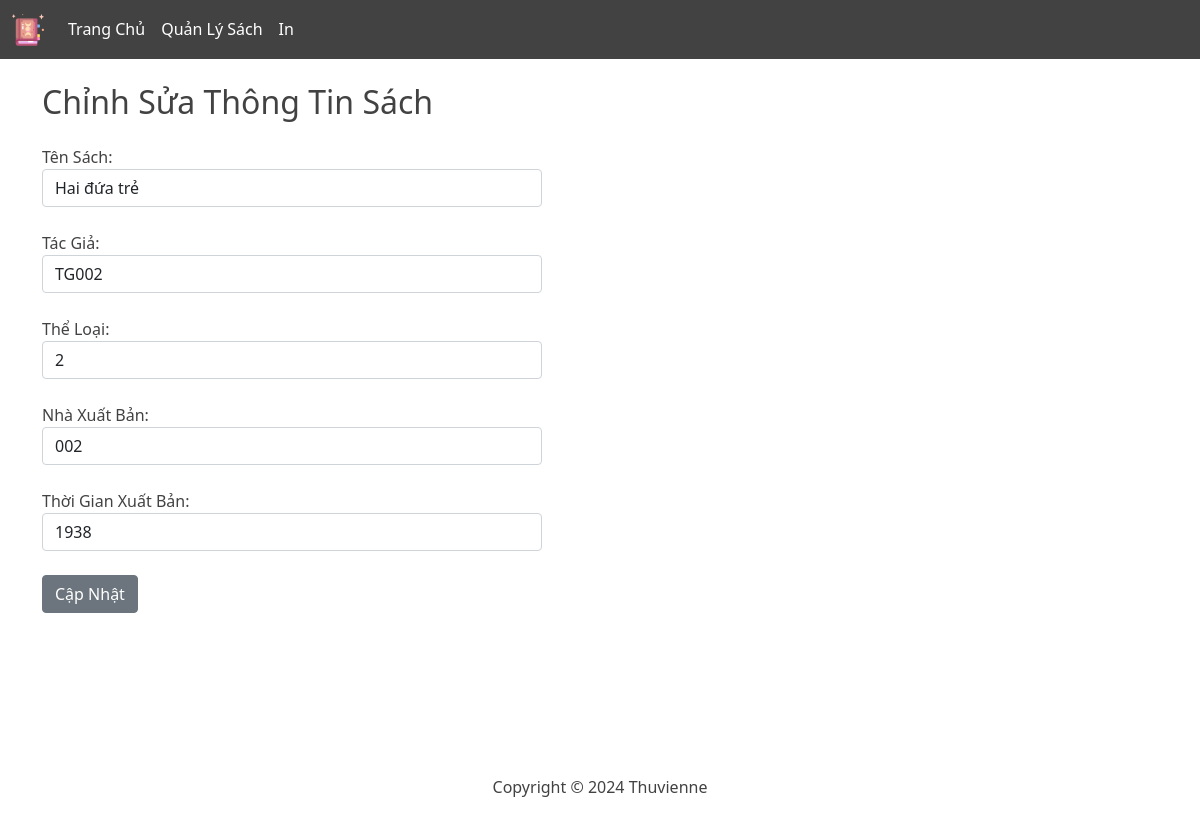
The page /pages/admin/edit.php?id=112 on the database its author committed.
### tables this page shows
CREATE TABLE `sach` (
  `MA_SACH` int(11) NOT NULL,
  `STT_THELOAI` int(11) NOT NULL,
  `MA_NXB` char(10) NOT NULL,
  `MA_TG` char(10) NOT NULL,
  `TEN_SACH` varchar(20) NOT NULL,
  `TGXB` year(4) NOT NULL
);

### public/pages/admin/edit.php (the view, shortened to what this page needs)
<?php
require __DIR__ . '/../../../src/db/db_connect.php';
$id = $_GET['id'] ?? null;
if ($_SERVER['REQUEST_METHOD'] == 'GET') {
    try {
        $query = "SELECT * FROM SACH WHERE MA_SACH = :id";
        $stmt = $pdo->prepare($query);
        $stmt->bindParam(':id', $id, PDO::PARAM_INT);
        $stmt->execute();
        $sach = $stmt->fetch(PDO::FETCH_ASSOC);
    } catch (PDOException $e) {
        echo "Lỗi khi truy vấn cơ sở dữ liệu: " . $e->getMessage();
        exit;
    }
}
?>
<!DOCTYPE html>
<html lang="en">
<head>
    <?php require __DIR__ . '/../../../src/partials/header.php'; ?>
</head>
<body>
<?php require __DIR__ . '/../../../src/partials/sub-header--admin.php' ?>
    <main class="container mt-4">
        <h2>Chỉnh Sửa Thông Tin Sách</h2>
        <form method="POST">
            <div class="form-group">
                <label for="ten_sach">Tên Sách:</label>
                <input type="text" class="form-control" id="ten_sach" name="ten_sach" value="<?= htmlspecialchars($sach['TEN_SACH']) ?>">
            </div>
            <div class="form-group">
                <label for="ten_tg">Tác Giả:</label>
                <input type="text" class="form-control" id="ten_tg" name="ten_tg" value="<?= htmlspecialchars($sach['MA_TG']) ?>">
            </div>
            <div class="form-group">
                <label for="ten_theloai">Thể Loại:</label>
                <input type="text" class="form-control" id="ten_theloai" name="ten_theloai" value="<?= htmlspecialchars($sach['STT_THELOAI']) ?>">
            </div>
            <div class="form-group">
                <label for="ten_nxb">Nhà Xuất Bản:</label>
                <input type="text" class="form-control" id="ten_nxb" name="ten_nxb" value="<?= htmlspecialchars($sach['MA_NXB']) ?>">
            </div>
            <div class="form-group">
                <label for="tgxb">Thời Gian Xuất Bản:</label>
                <input type="year(4)" class="form-control" id="tgxb" name="tgxb" value="<?= htmlspecialchars($sach['TGXB']??'') ?>">
            </div>
            <button type="submit" class="btn btn-secondary mt-4">Cập Nhật</button>
        </form>
    </main>
<?php require __DIR__ . '/../../../src/partials/footer.php'; ?>
</body>
</html>

### rows shown on the page
sach: ten_sach "Hai đứa trẻ", ten_tg "TG002", ten_theloai "2", ten_nxb "002", tgxb "1938"
